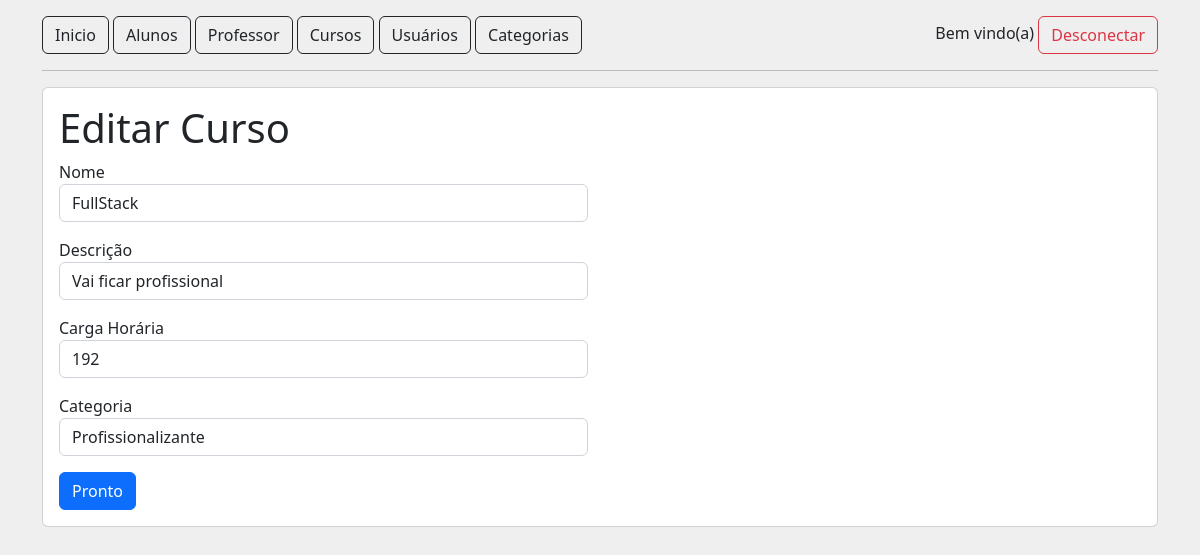
/cursos/editar?id=1, run on the app's committed database.
### tables this page shows
CREATE TABLE tb_cursos (
    id INT PRIMARY KEY AUTO_INCREMENT,
    nome VARCHAR(50) NOT NULL,
    cargaHoraria VARCHAR(50) NOT NULL,
    descricao VARCHAR(100) UNIQUE NOT NULL,
    status TINYINT NOT NULL,
    categoria_id INT NOT NULL,
    FOREIGN KEY (categoria_id) REFERENCES tb_categorias(id)
);

### src/Controller/AbstractController.php (called while the page is built, shortened)
<?php
abstract class AbstractController
{
    public function render(string $view, ?array $dados = null, bool $navbar = true): void
    {
        include_once '../views/template/header.phtml';
        $navbar === true && include_once '../views/template/menu.phtml';
        include_once "../views/{$view}.phtml";
        include_once '../views/template/footer.phtml';
    }
}

### src/Controller/CursoController.php (called while the page is built, shortened)
<?php
class CursoController extends AbstractController
{
    private CursoRepository $repository;
    public function __construct()
    {
        $this->repository = new CursoRepository();
    }
    public function editar(): void
    {
        $id = $_GET['id'];
        $rep = new CategoriaRepository();
        $categorias = $rep->buscarTodos();
        $curso = $this->repository->buscarUm($id);
        $this->render("/curso/editar", [
            'categorias' => $categorias,
            'curso' => $curso
        ]);
    }
}

### public/index.php (called while the page is built, shortened)
<?php
$rotas = require '../config/routes.php';
$url = $_SERVER['REQUEST_URI'];
$rota = explode('?', $url)[0];
$method = $rotas[$rota]['method'];
(new $controller)->$method();

### src/Repository/CursoRepository.php (called while the page is built, shortened)
<?php
class CursoRepository implements RepositoryInterface
{
    public function buscarUm(string $id): object
    {
        $conexao = DatabaseConnection::abrirConexao();
        $sql = "SELECT
                    tb_cursos.id as curso_id,
                    tb_cursos.nome as curso_nome,
                    tb_cursos.descricao as curso_descricao,
                    tb_cursos.cargaHoraria as curso_carga_horaria,
                    tb_cursos.status as curso_status,
                    tb_categorias.id as categoria_id,
                    tb_categorias.nome as categoria_nome
                    FROM ".self::TABLE." INNER JOIN tb_categorias ON tb_cursos.categoria_id = tb_categorias.id WHERE tb_cursos.id = '{$id}'";
        $query = $conexao->query($sql);
        $query->execute();
        $result = $query->fetch();
        $curso = new Curso();
        $curso->id = $result["curso_id"];
        $curso->nome = $result["curso_nome"];
        $curso->descricao = $result["curso_descricao"];
        $curso->cargaHoraria = intval($result["curso_carga_horaria"]);
        $curso->categoria_id = intval($result["categoria_id"]);
        return $curso;
    }
}

### src/Repository/CategoriaRepository.php (called while the page is built, shortened)
<?php
class CategoriaRepository implements RepositoryInterface
{
    public function buscarTodos(): iterable
    {
        $conexao = DatabaseConnection::abrirConexao();
        $sql = "SELECT * FROM ".self::TABLE;
        $query = $conexao->query($sql);
        $query->execute();
        return $query->fetchAll(PDO::FETCH_CLASS, Categoria::class);
    }
}

### Views/curso/editar.phtml (the view)
<section class="mt-3 card card-body">
    <h1>Editar Curso</h1>
    <div class="row">
        <div class="col">
            <form action="" method="POST">
                <label for="nome">Nome</label>
                <input name="nome" type="text" class="form-control mb-3" value="<?php echo $curso->nome; ?>">
                <label for="descricao">Descrição</label>
                <input name="descricao" type="text" class="form-control mb-3" value="<?php echo $curso->descricao; ?>">
                <label for="cargaHoraria">Carga Horária</label>
                <input name="cargaHoraria" type="text" class="form-control mb-3" value="<?php echo $curso->cargaHoraria; ?>">
                <label for="categoria">Categoria</label>
                <select name="categoria" class="form-control mb-3">
                    <?php
                        foreach($categorias as $categoria){
                            if($categoria->id == $curso->categoria_id){
                                echo "<option selected value='{$categoria->id}'>{$categoria->nome}</option>";
                            }else{
                                echo "<option value='{$categoria->id}'>{$categoria->nome}</option>";
                            }
                        }
                    ?>
                </select>
                <button class="btn btn-primary">Pronto</button>
            </form>
        </div>
        <div class="col"></div>
    </div>
</section>

### data on the page
tb_cursos: nome "FullStack", descricao "Vai ficar profissional", cargaHoraria "192"

### other printed values
form field categoria "Profissionalizante"
